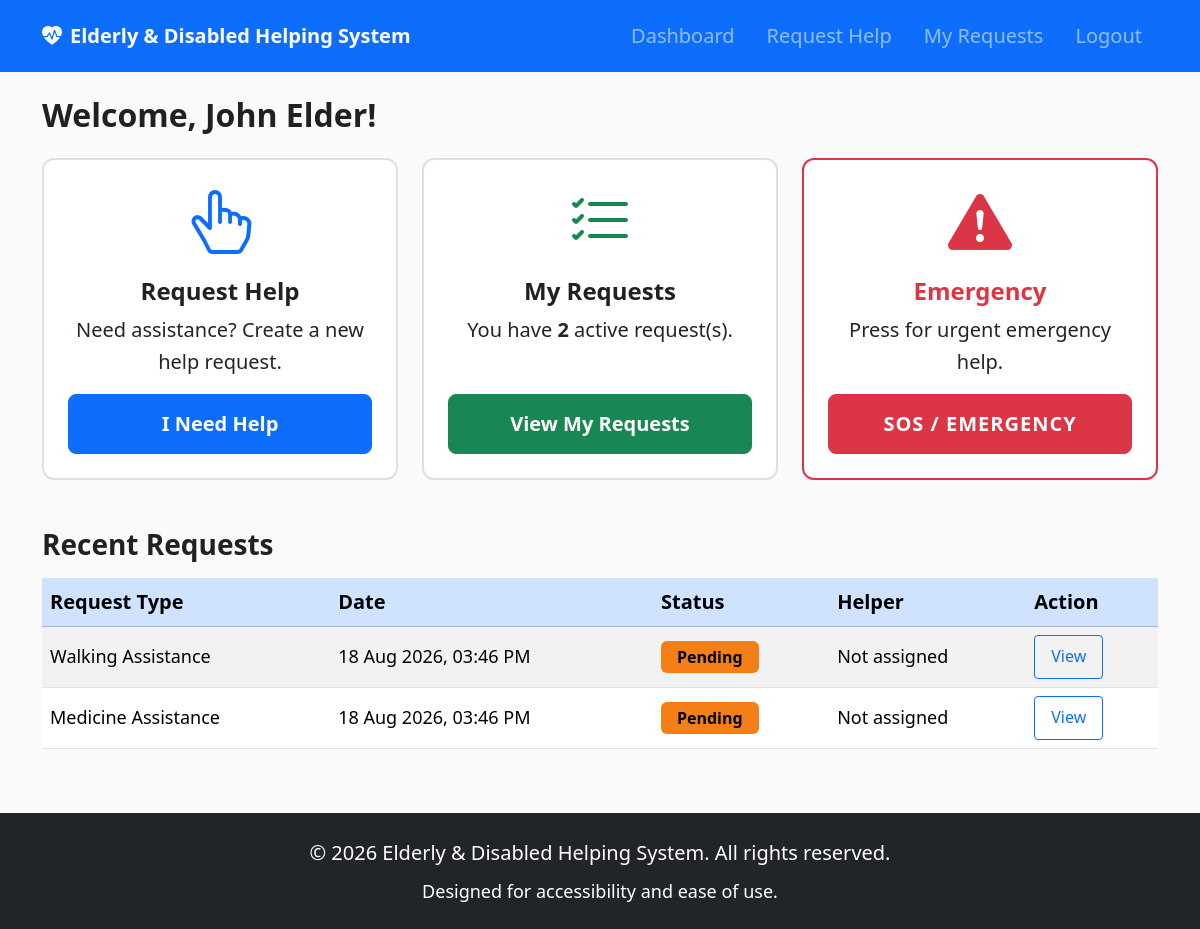
The page /user/dashboard (signed in) on the database its author committed.
### models.py (models this page shows, shortened)
class HelpRequest(db.Model):
    __tablename__ = 'help_requests'
    id = db.Column(db.Integer, primary_key=True)
    user_id = db.Column(db.Integer, db.ForeignKey('users.id'), nullable=False)
    helper_id = db.Column(db.Integer, db.ForeignKey('users.id'), nullable=True)
    request_type = db.Column(db.String(80), nullable=False)
    description = db.Column(db.Text, nullable=False)
    location = db.Column(db.String(200), nullable=False)
    emergency = db.Column(db.Boolean, default=False)
    status = db.Column(db.String(20), default='Pending')
    created_at = db.Column(db.DateTime, default=datetime.utcnow)
    completed_at = db.Column(db.DateTime, nullable=True)

### app.py (the view)
@app.route('/user/dashboard')
@login_required(role='user')
def user_dashboard():
    user_id = session['user_id']
    requests = HelpRequest.query.filter_by(user_id=user_id).order_by(
        HelpRequest.created_at.desc()
    ).limit(5).all()
    active_count = HelpRequest.query.filter(
        HelpRequest.user_id == user_id,
        HelpRequest.status.in_(['Pending', 'Accepted']),
    ).count()
    return render_template(
        'user_dashboard.html',
        requests=requests,
        active_count=active_count,
    )

### app.py (called while the page is built)
def login_required(role=None):
    def decorator(f):
        @wraps(f)
        def decorated_function(*args, **kwargs):
            if 'user_id' not in session:
                flash('Please login to access this page.', 'warning')
                return redirect(url_for('login'))
            if role and session.get('role') != role:
                flash('You are not authorized to access this page.', 'danger')
                return redirect(url_for('dashboard_redirect_route'))
            return f(*args, **kwargs)
        return decorated_function
    return decorator

### templates/user_dashboard.html (shortened to what this page needs)
{% extends "base.html" %}
{% block content %}
<h1 class="mb-4">Welcome, {{ session.user_name }}!</h1>
<div class="row g-4 mb-5">
    <div class="col-md-4">
        <div class="card dashboard-card text-center p-4 h-100">
            <i class="bi bi-hand-index-thumb display-3 text-primary mb-3"></i>
            <h3>Request Help</h3>
            <p class="large-text">Need assistance? Create a new help request.</p>
            <a href="{{ url_for('create_request') }}" class="btn btn-primary btn-lg btn-large mt-auto">
                I Need Help
            </a>
        </div>
    </div>
    <div class="col-md-4">
        <div class="card dashboard-card text-center p-4 h-100">
            <i class="bi bi-list-check display-3 text-success mb-3"></i>
            <h3>My Requests</h3>
            <p class="large-text">You have <strong>{{ active_count }}</strong> active request(s).</p>
            <a href="{{ url_for('my_requests') }}" class="btn btn-success btn-lg btn-large mt-auto">
                View My Requests
            </a>
        </div>
    </div>
    <div class="col-md-4">
        <div class="card dashboard-card text-center p-4 h-100 border-danger">
            <i class="bi bi-exclamation-triangle-fill display-3 text-danger mb-3"></i>
            <h3 class="text-danger">Emergency</h3>
            <p class="large-text">Press for urgent emergency help.</p>
            <button type="button" class="btn btn-danger btn-lg btn-large mt-auto sos-btn"
                    data-bs-toggle="modal" data-bs-target="#sosModal">
                SOS / EMERGENCY
            </button>
        </div>
    </div>
</div>
<h2 class="mb-3">Recent Requests</h2>
{% if requests %}
<div class="table-responsive">
    <table class="table table-striped table-hover large-text">
        <thead class="table-primary">
            <tr>
                <th>Request Type</th>
                <th>Date</th>
                <th>Status</th>
                <th>Helper</th>
                <th>Action</th>
            </tr>
        </thead>
        <tbody>
            {% for req in requests %}
            <tr {% if req.emergency %}class="table-danger"{% endif %}>
                <td>
                    {{ req.request_type }}
                </td>
                <td>{{ req.created_at.strftime('%d %b %Y, %I:%M %p') }}</td>
                <td>
                    <span class="badge status-badge status-{{ req.status|lower }}">{{ req.status }}</span>
                </td>
                <td>{{ req.helper.name if req.helper else 'Not assigned' }}</td>
                <td>
                    <a href="{{ url_for('request_details', request_id=req.id) }}"
                       class="btn btn-sm btn-outline-primary btn-large-sm">View</a>
                </td>
            </tr>
            {% endfor %}
        </tbody>
    </table>
</div>
{% else %}
<div class="alert alert-info large-text">
    <i class="bi bi-info-circle me-2"></i>You have no requests yet. Click "I Need Help" to create one.
</div>
{% endif %}
{% endblock %}

### static/css/style.css (style rules this page uses)
:root { --primary-color: #0d47a1; --success-color: #2e7d32; --danger-color: #c62828; --warning-color: #f57f17; --info-color: #0277bd; --text-color: #212121; --bg-color: #fafafa; --font-size-base: 1.125rem; --font-size-large: 1.25rem; --btn-padding: 0.875rem 2rem; }
* { box-sizing: border-box; }
body { font-family: 'Segoe UI', Tahoma, Geneva, Verdana, sans-serif; font-size: var(--font-size-base); color: var(--text-color); background-color: var(--bg-color); line-height: 1.6; }
.large-text { font-size: var(--font-size-large); }
h1, h2, h3, h4 { font-weight: 700; color: var(--text-color); }
h1 { font-size: 2rem; }
h2 { font-size: 1.75rem; }
h3 { font-size: 1.5rem; }
.btn-large { font-size: 1.25rem; padding: var(--btn-padding); min-height: 56px; font-weight: 600; }
.btn-large-sm { font-size: 1rem; padding: 0.5rem 1rem; min-height: 44px; }
.card { border-radius: 12px; border: 2px solid #e0e0e0; transition: box-shadow 0.2s ease; }
.dashboard-card { min-height: 280px; display: flex; flex-direction: column; }
.status-badge { font-size: 1rem; padding: 0.5rem 1rem; }
.status-pending { background-color: var(--warning-color) !important; color: #000 !important; }
.sos-btn { animation: pulse 2s infinite; font-weight: 700; letter-spacing: 1px; }
.table { font-size: var(--font-size-base); }
.table th { font-size: var(--font-size-large); font-weight: 600; }
.table td { vertical-align: middle; }

### rows shown on the page
HelpRequest: request_type "Walking Assistance", created_at "18 Aug 2026, 03:46 PM", status "Pending", helper "Not assigned"
HelpRequest: request_type "Medicine Assistance", created_at "18 Aug 2026, 03:46 PM", status "Pending", helper "Not assigned"

### other values the page prints
{{ session.user_name }} "John Elder"
{{ active_count }} "2"
